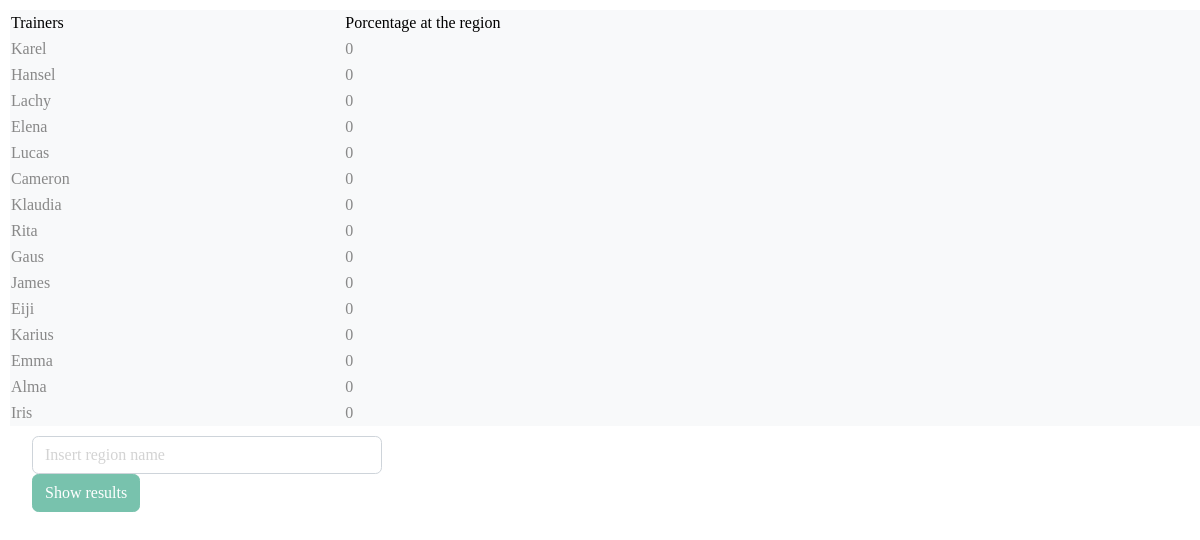
Page /porcentage/ on the earlier database version.
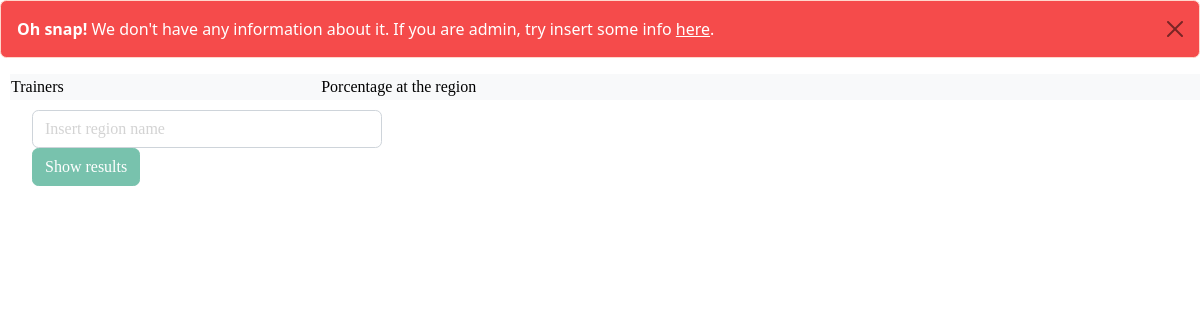
Same page on the later database version.
### pokemonApp/models.py (models this page shows, shortened)
class Citizen(models.Model):
    id_Citizen = models.CharField(primary_key=True, max_length=11)
    name = models.CharField(max_length=30)
    age = models.SmallIntegerField()
    sex = models.CharField(max_length=1)
    id_Community = models.ForeignKey(
        Community, on_delete=models.CASCADE, default=0)
    born_region = models.ForeignKey(Region, on_delete=models.CASCADE)

class Trainer(Citizen):
    id_Gym = models.ForeignKey(
        Gym, null=True, on_delete=models.SET_NULL, blank=True, related_name="%(class)s_id_Gym")
    oponent = models.ManyToManyField(
        'self', through='Duel', through_fields=['trainer1', 'trainer1'])
    medals = models.ManyToManyField(
        Gym, blank=True, related_name="%(class)s_medals")

class Citizen(models.Model):
    id_Citizen = models.CharField(primary_key=True, max_length=11)
    name = models.CharField(max_length=30)
    age = models.SmallIntegerField()
    sex = models.CharField(max_length=1)
    id_Community = models.ForeignKey(
        Community, on_delete=models.CASCADE, default=0)
    born_region = models.ForeignKey(Region, on_delete=models.CASCADE)

### pokemonApp/views.py (the view, shortened to what this page needs)
# urls.py: path('porcentage/', vi.Query1.as_view(), name='porcentage'),
class Query1(ListView):
    model = Trainer
    template_name = 'relevant/porcentage.html' #!rellenar
    def get(self, request : HttpRequest)-> HttpResponse:
        porcentage = 0
        citizens = Citizen.objects.all()
        trainers = Trainer.objects.all()
        return render(request, self.template_name, {'object_list' : trainers,'porcentage' : porcentage})

### templates/relevant/porcentage.html (shortened to what this page needs)
{% load static %}
<!DOCTYPE html>
<html lang="en">
<head>
    <link rel="stylesheet" href="{% static 'css/bootstrap.min (2).css' %}">
</head>
<table class="col-12 bg-light poke marg">
    <thead>
        <tr>
            <td>Trainers</td>
            <td>Porcentage at the region</td>
        </tr>
    </thead>
    <tbody>
        {% if object_list %}
        {% for object in object_list %}
        <tr>
            <td>{{object.name}}</td>
            <td>
                {{porcentage}}
            </td>
        </tr>
        {% endfor %}
        {% else %}
        <div class="alert alert-dismissible alert-danger">
            <button type="button" style="float: right;" class="btn-close" onclick="exit()"
                data-bs-dismiss="alert"></button>
            <strong>Oh snap!</strong> We don't have any information about it. If you are admin, try insert some info
            <a href="../admin/">here</a>.
        </div>
        {% endif %}
    </tbody>
</table>
<form action="/porcentage/" method="get" id="q1">
    <div id="pager" class="poke dialog-panel" class="row" class="col-12 filters" id="center-page poke">
        <div class="querys">
            <ul>
                <li>
                    <input style="width:30% ;" type="text" class="form-control" size="4" maxlength="30"
                        placeholder="Insert region name" name="qregion">
                    <button type="submit" class="btn btn-primary poke">Show results</button>
                </li>
            </ul>
        </div>
    </div>
</form>
</body>
</html>

Differences in the rows shown:
removed Trainer: name "Karel", porcentage "0"
removed Trainer: name "Hansel", porcentage "0"
removed Trainer: name "Lachy", porcentage "0"
removed Trainer: name "Elena", porcentage "0"
removed Trainer: name "Lucas", porcentage "0"
removed Trainer: name "Cameron", porcentage "0"
removed Trainer: name "Klaudia", porcentage "0"
removed Trainer: name "Rita", porcentage "0"
removed Trainer: name "Gaus", porcentage "0"
removed Trainer: name "James", porcentage "0"
removed Trainer: name "Eiji", porcentage "0"
removed Trainer: name "Karius", porcentage "0"
removed Trainer: name "Emma", porcentage "0"
removed Trainer: name "Alma", porcentage "0"
removed Trainer: name "Iris", porcentage "0"
Other differences:
text now shown: "Oh snap! We don't have any information about it. If you are admin, try insert some info here ."
